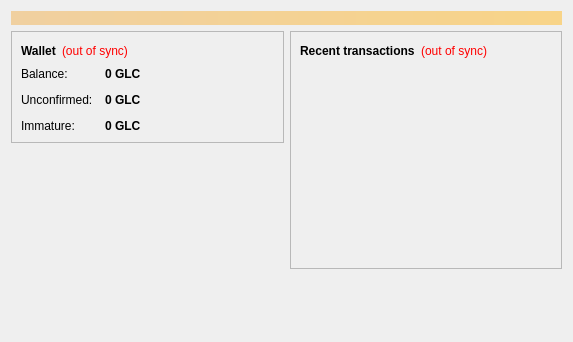
<?xml version="1.0" encoding="UTF-8"?>
<ui version="4.0">
 <class>OverviewPage</class>
 <widget class="QWidget" name="OverviewPage">
  <property name="geometry">
   <rect>
    <x>0</x>
    <y>0</y>
    <width>573</width>
    <height>342</height>
   </rect>
  </property>
  <property name="windowTitle">
   <string>Form</string>
  </property>
  <layout class="QVBoxLayout" name="topLayout">
   <item>
    <widget class="QLabel" name="labelAlerts">
     <property name="visible">
      <bool>false</bool>
     </property>
     <property name="styleSheet">
      <string notr="true">background-color: qlineargradient(x1: 0, y1: 0, x2: 1, y2: 0, stop:0 #F0D0A0, stop:1 #F8D488); color:#000000;</string>
     </property>
     <property name="wordWrap">
      <bool>true</bool>
     </property>
     <property name="margin">
      <number>3</number>
     </property>
    </widget>
   </item>
   <item>
    <layout class="QHBoxLayout" name="horizontalLayout" stretch="1,1">
     <item>
      <layout class="QVBoxLayout" name="verticalLayout_2">
       <item>
        <widget class="QFrame" name="frame">
         <property name="frameShape">
          <enum>QFrame::StyledPanel</enum>
         </property>
         <property name="frameShadow">
          <enum>QFrame::Raised</enum>
         </property>
         <layout class="QVBoxLayout" name="verticalLayout_4">
          <item>
           <layout class="QHBoxLayout" name="horizontalLayout_4">
            <item>
             <widget class="QLabel" name="label_5">
              <property name="font">
               <font>
                <weight>75</weight>
                <bold>true</bold>
               </font>
              </property>
              <property name="text">
               <string>Wallet</string>
              </property>
             </widget>
            </item>
            <item>
             <widget class="QLabel" name="labelWalletStatus">
              <property name="toolTip">
               <string>The displayed information may be out of date. Your wallet automatically synchronizes with the GarlicCoin network after a connection is established, but this process has not completed yet.</string>
              </property>
              <property name="styleSheet">
               <string notr="true">QLabel { color: red; }</string>
              </property>
              <property name="text">
               <string notr="true">(out of sync)</string>
              </property>
              <property name="alignment">
               <set>Qt::AlignLeading|Qt::AlignLeft|Qt::AlignVCenter</set>
              </property>
             </widget>
            </item>
            <item>
             <spacer name="horizontalSpacer_2">
              <property name="orientation">
               <enum>Qt::Horizontal</enum>
              </property>
              <property name="sizeHint" stdset="0">
               <size>
                <width>40</width>
                <height>20</height>
               </size>
              </property>
             </spacer>
            </item>
           </layout>
          </item>
          <item>
           <layout class="QFormLayout" name="formLayout_2">
            <property name="fieldGrowthPolicy">
             <enum>QFormLayout::AllNonFixedFieldsGrow</enum>
            </property>
            <property name="horizontalSpacing">
             <number>12</number>
            </property>
            <property name="verticalSpacing">
             <number>12</number>
            </property>
            <item row="0" column="0">
             <widget class="QLabel" name="label">
              <property name="text">
               <string>Balance:</string>
              </property>
             </widget>
            </item>
            <item row="0" column="1">
             <widget class="QLabel" name="labelBalance">
              <property name="font">
               <font>
                <weight>75</weight>
                <bold>true</bold>
               </font>
              </property>
              <property name="cursor">
               <cursorShape>IBeamCursor</cursorShape>
              </property>
              <property name="toolTip">
               <string>Your current balance</string>
              </property>
              <property name="text">
               <string notr="true">0 GLC</string>
              </property>
              <property name="textInteractionFlags">
               <set>Qt::LinksAccessibleByMouse|Qt::TextSelectableByKeyboard|Qt::TextSelectableByMouse</set>
              </property>
             </widget>
            </item>
            <item row="1" column="0">
             <widget class="QLabel" name="label_3">
              <property name="text">
               <string>Unconfirmed:</string>
              </property>
             </widget>
            </item>
            <item row="1" column="1">
             <widget class="QLabel" name="labelUnconfirmed">
              <property name="font">
               <font>
                <weight>75</weight>
                <bold>true</bold>
               </font>
              </property>
              <property name="cursor">
               <cursorShape>IBeamCursor</cursorShape>
              </property>
              <property name="toolTip">
               <string>Total of transactions that have yet to be confirmed, and do not yet count toward the current balance</string>
              </property>
              <property name="text">
               <string notr="true">0 GLC</string>
              </property>
              <property name="textInteractionFlags">
               <set>Qt::LinksAccessibleByMouse|Qt::TextSelectableByKeyboard|Qt::TextSelectableByMouse</set>
              </property>
             </widget>
            </item>
            <item row="2" column="0">
             <widget class="QLabel" name="labelImmatureText">
              <property name="text">
               <string>Immature:</string>
              </property>
             </widget>
            </item>
            <item row="2" column="1">
             <widget class="QLabel" name="labelImmature">
              <property name="font">
               <font>
                <weight>75</weight>
                <bold>true</bold>
               </font>
              </property>
              <property name="toolTip">
               <string>Mined balance that has not yet matured</string>
              </property>
              <property name="text">
               <string notr="true">0 GLC</string>
              </property>
              <property name="textInteractionFlags">
               <set>Qt::LinksAccessibleByMouse|Qt::TextSelectableByKeyboard|Qt::TextSelectableByMouse</set>
              </property>
             </widget>
            </item>
           </layout>
          </item>
         </layout>
        </widget>
       </item>
       <item>
        <spacer name="verticalSpacer">
         <property name="orientation">
          <enum>Qt::Vertical</enum>
         </property>
         <property name="sizeHint" stdset="0">
          <size>
           <width>20</width>
           <height>40</height>
          </size>
         </property>
        </spacer>
       </item>
      </layout>
     </item>
     <item>
      <layout class="QVBoxLayout" name="verticalLayout_3">
       <item>
        <widget class="QFrame" name="frame_2">
         <property name="frameShape">
          <enum>QFrame::StyledPanel</enum>
         </property>
         <property name="frameShadow">
          <enum>QFrame::Raised</enum>
         </property>
         <layout class="QVBoxLayout" name="verticalLayout">
          <item>
           <layout class="QHBoxLayout" name="horizontalLayout_2">
            <item>
             <widget class="QLabel" name="label_4">
              <property name="text">
               <string>&lt;b&gt;Recent transactions&lt;/b&gt;</string>
              </property>
             </widget>
            </item>
            <item>
             <widget class="QLabel" name="labelTransactionsStatus">
              <property name="toolTip">
               <string>The displayed information may be out of date. Your wallet automatically synchronizes with the GarlicCoin network after a connection is established, but this process has not completed yet.</string>
              </property>
              <property name="styleSheet">
               <string notr="true">QLabel { color: red; }</string>
              </property>
              <property name="text">
               <string notr="true">(out of sync)</string>
              </property>
              <property name="alignment">
               <set>Qt::AlignRight|Qt::AlignTrailing|Qt::AlignVCenter</set>
              </property>
             </widget>
            </item>
            <item>
             <spacer name="horizontalSpacer">
              <property name="orientation">
               <enum>Qt::Horizontal</enum>
              </property>
              <property name="sizeHint" stdset="0">
               <size>
                <width>40</width>
                <height>20</height>
               </size>
              </property>
             </spacer>
            </item>
           </layout>
          </item>
          <item>
           <widget class="QListView" name="listTransactions">
            <property name="styleSheet">
             <string notr="true">QListView { background: transparent; }</string>
            </property>
            <property name="frameShape">
             <enum>QFrame::NoFrame</enum>
            </property>
            <property name="verticalScrollBarPolicy">
             <enum>Qt::ScrollBarAlwaysOff</enum>
            </property>
            <property name="horizontalScrollBarPolicy">
             <enum>Qt::ScrollBarAlwaysOff</enum>
            </property>
            <property name="selectionMode">
             <enum>QAbstractItemView::NoSelection</enum>
            </property>
           </widget>
          </item>
         </layout>
        </widget>
       </item>
       <item>
        <spacer name="verticalSpacer_2">
         <property name="orientation">
          <enum>Qt::Vertical</enum>
         </property>
         <property name="sizeHint" stdset="0">
          <size>
           <width>20</width>
           <height>40</height>
          </size>
         </property>
        </spacer>
       </item>
      </layout>
     </item>
    </layout>
   </item>
  </layout>
 </widget>
 <resources/>
 <connections/>
</ui>
